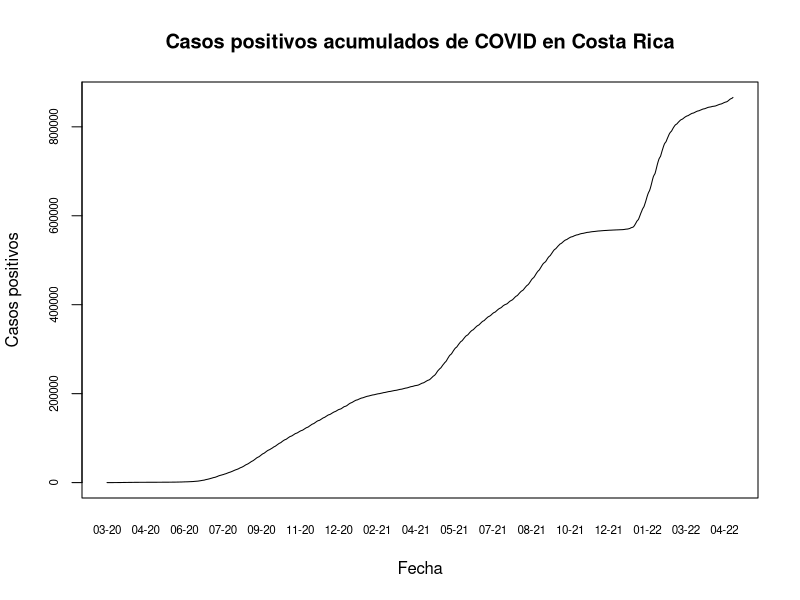
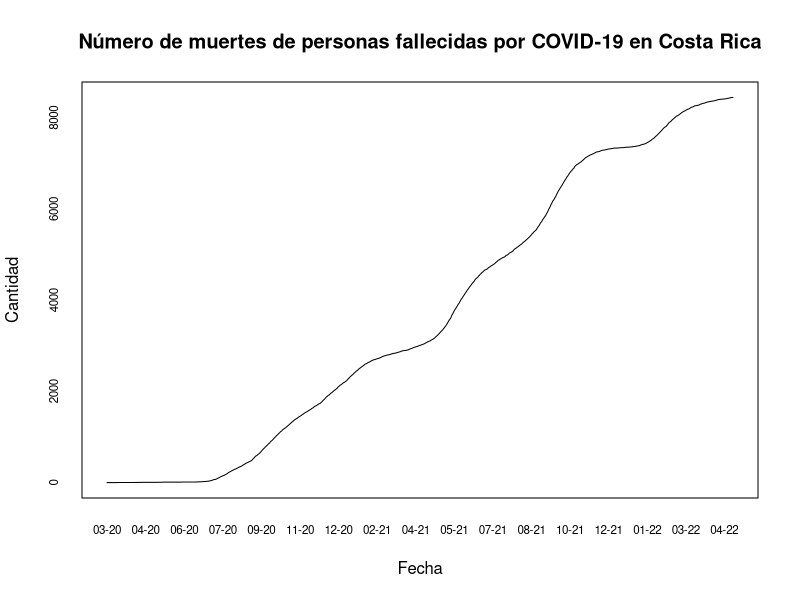
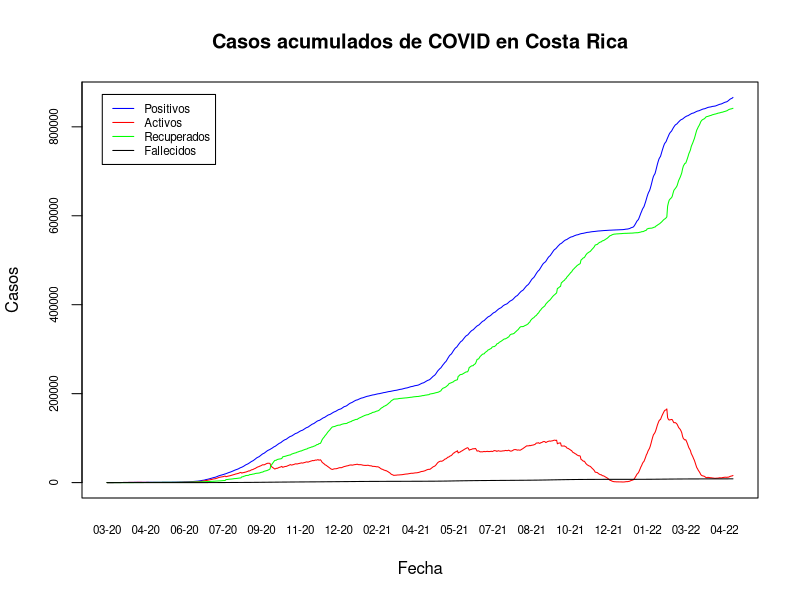

Write the R code that produced these figures, in order.
## ---- chunk 1
knitr::opts_chunk$set(echo = TRUE)
## ---- chunk 2
covid <- read.csv(file = "05_10_22_CSV_GENERAL.csv", sep = ";")
## ---- chunk 3
covid$FECHA <- as.Date(covid$FECHA, format = "%d/%m/%Y")
## ---- chunk 4
options(scipen = 7)
## ---- chunk 5
plot(
  covid$FECHA,
  covid$positivos,
  type = "l",
  xaxt = "n",
  yaxt = "n",
  main = "Casos positivos acumulados de COVID en Costa Rica",
  xlab = "Fecha",
  ylab = "Casos positivos"
)

# Formato del eje x
axis(side = 1,
     covid$FECHA,
     tick =FALSE,
     format(covid$FECHA,"%m-%y"),
     cex.axis = 0.7    
)

# Formato del eje y
axis(side = 2,
     covid$positivos,
     labels =TRUE,
     at = seq(0, 10000000, by = 200000),
     cex.axis = 0.7    
)
## ---- chunk 6
plot(
  covid$FECHA,
  covid$fallecidos,
  type = "l",
  xaxt = "n",
  yaxt = "n",
  main = "Número de muertes de personas fallecidas por COVID-19 en Costa Rica",
  xlab = "Fecha",
  ylab = "Cantidad"
)

# Formato del eje x
axis(side = 1,
     covid$FECHA,
     tick =FALSE,
     format(covid$FECHA,"%m-%y"),
     cex.axis = 0.7    
)

# Formato del eje y
axis(side = 2,
     covid$fallecidos,
     labels =TRUE,
     at = seq(0, 10000, by = 2000),
     cex.axis = 0.7    
)
## ---- chunk 7
plot(
  covid$FECHA,
  covid$positivos,
  type = "l",
  xaxt = "n",
  yaxt = "n",
  main = "Casos acumulados de COVID en Costa Rica",
  xlab = "Fecha",
  ylab = "Casos",
  col = "blue"
)

# Casos activos
lines(covid$FECHA, covid$activos, col = "red")

# Casos recuperados
lines(covid$FECHA, covid$RECUPERADOS, col = "green")

# Casos fallecidos
lines(covid$FECHA, covid$fallecidos, col = "black")

# Leyenda
legend(
  x = "topleft",
  inset = 0.03,
  legend = c("Positivos", "Activos", "Recuperados", "Fallecidos"),
  col = c("blue", "red", "green", "black"),
  lty = 1,
  cex = 0.7
)

# Formato del eje X
axis(
  side = 1,
  covid$FECHA,
  tick = FALSE,
  format(covid$FECHA, "%m-%y"),
  cex.axis = .7
)

# Formato del eje Y
axis(
  side = 2,
  covid$positivos,
  labels = TRUE,
  at = seq(0, 1000000, by = 200000),
  cex.axis = .7
)
